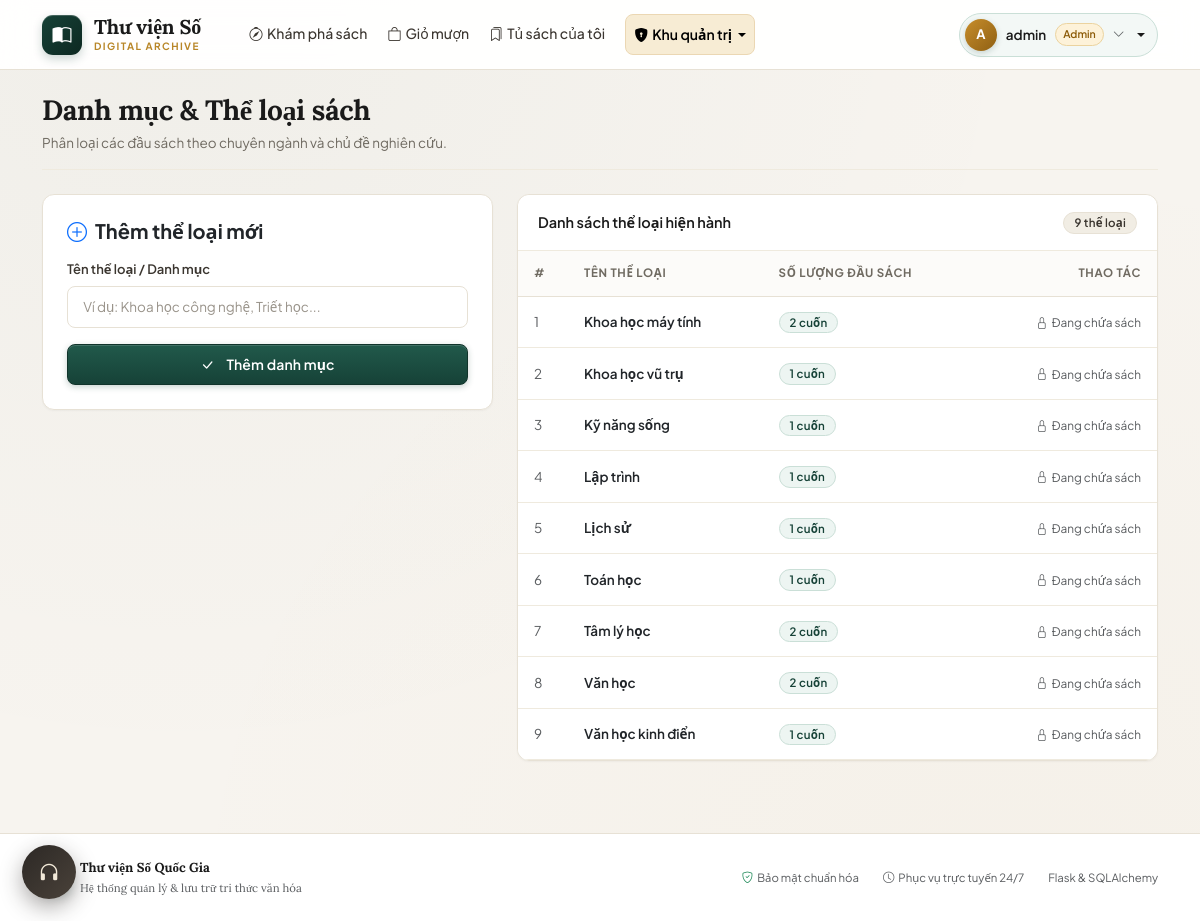
The app's page /admin/categories (signed in) with its own data.
### models.py (models this page shows, shortened)
class User(db.Model, UserMixin):
    __tablename__ = 'users'
    id = db.Column(db.Integer, primary_key=True)
    username = db.Column(db.String(80), unique=True, nullable=False, index=True)
    email = db.Column(db.String(120), unique=True, nullable=True)
    password_hash = db.Column(db.String(255), nullable=False)
    role = db.Column(db.String(20), nullable=False, default='user')
    is_active = db.Column(db.Boolean, nullable=False, default=True)
    created_at = db.Column(db.DateTime, default=now, nullable=False)
    borrow_requests = db.relationship('BorrowRequest', back_populates='user', lazy='dynamic')
    reviews = db.relationship('Review', back_populates='author', lazy='dynamic')
    @property
    def is_admin(self):
        return self.role == 'admin'

class Category(db.Model):
    __tablename__ = 'categories'
    id = db.Column(db.Integer, primary_key=True)
    name = db.Column(db.String(100), unique=True, nullable=False)
    books = db.relationship('Book', back_populates='category')

### admin.py (the view)
@admin_bp.route('/categories')
@admin_required
def categories():
    rows = (
        db.session.query(Category, db.func.count(Book.id))
        .outerjoin(Book, Book.category_id == Category.id)
        .group_by(Category.id)
        .order_by(Category.name)
        .all()
    )
    items = [{'category': cat, 'count': cnt} for cat, cnt in rows]
    return render_template('admin/categories.html', items=items)

### admin.py (called while the page is built)
def admin_required(view):
    @wraps(view)
    @login_required
    def wrapper(*args, **kwargs):
        if not current_user.is_admin:
            abort(403)
        return view(*args, **kwargs)
    return wrapper

### templates/admin/categories.html (shortened to what this page needs)
{% extends 'base.html' %}
{% block content %}
<div class="page-head">
  <div>
    <h1 class="page-title">Danh mục &amp; Thể loại sách</h1>
    <p class="page-sub">Phân loại các đầu sách theo chuyên ngành và chủ đề nghiên cứu.</p>
  </div>
</div>
<div class="row g-4">
  <div class="col-lg-5">
    <div class="card p-4">
      <h5 class="fw-bold mb-3"><i class="bi bi-plus-circle text-primary me-2"></i>Thêm thể loại mới</h5>
      <form method="post" action="{{ url_for('admin.category_add') }}">
        <div class="mb-3">
          <label for="cat-name" class="form-label">Tên thể loại / Danh mục</label>
          <input type="text" id="cat-name" name="name" class="form-control" required
                 placeholder="Ví dụ: Khoa học công nghệ, Triết học...">
        </div>
        <button type="submit" class="btn btn-primary w-100">
          <i class="bi bi-check-lg me-1"></i>Thêm danh mục
        </button>
      </form>
    </div>
  </div>
  <div class="col-lg-7">
    <div class="card overflow-hidden">
      <div class="card-header d-flex justify-content-between align-items-center">
        <span>Danh sách thể loại hiện hành</span>
        <span class="badge bg-secondary">{{ items|length }} thể loại</span>
      </div>
      <div class="table-responsive">
        <table class="table align-middle">
          <thead>
            <tr>
              <th style="width: 50px;">#</th>
              <th>Tên thể loại</th>
              <th>Số lượng đầu sách</th>
              <th class="text-end">Thao tác</th>
            </tr>
          </thead>
          <tbody>
            {% for item in items %}
            <tr>
              <td class="text-muted">{{ loop.index }}</td>
              <td>
                <span class="fw-semibold text-dark">{{ item.category.name }}</span>
              </td>
              <td>
                <span class="badge bg-primary">{{ item.count }} cuốn</span>
              </td>
              <td class="text-end">
                {% if item.count == 0 %}
                <form method="post" action="{{ url_for('admin.category_delete', cat_id=item.category.id) }}"
                      class="d-inline" data-confirm="Xóa thể loại “{{ item.category.name }}”?">
                  <button class="btn btn-sm btn-outline-danger">
                    <i class="bi bi-trash me-1"></i>Xóa
                  </button>
                </form>
                {% else %}
                <span class="text-muted small" title="Không thể xóa khi còn sách trong danh mục">
                  <i class="bi bi-lock me-1"></i>Đang chứa sách
                </span>
                {% endif %}
              </td>
            </tr>
            {% else %}
            <tr>
              <td colspan="4" class="text-center text-muted py-4">Chưa có danh mục nào.</td>
            </tr>
            {% endfor %}
          </tbody>
        </table>
      </div>
    </div>
  </div>
</div>
{% endblock %}

### templates/base.html (shortened to what this page needs)
<!doctype html>
<html lang="vi">
<head>
  <link href="https://cdn.jsdelivr.net/npm/bootstrap@5.3.3/dist/css/bootstrap.min.css" rel="stylesheet">
  <link href="https://cdn.jsdelivr.net/npm/bootstrap-icons@1.11.3/font/bootstrap-icons.min.css" rel="stylesheet">
  <link href="{{ url_for('static', filename='css/style.css') }}" rel="stylesheet">
</head>
<body>
{% set ep = request.endpoint or '' %}
<nav class="navbar navbar-expand-lg sticky-top">
  <div class="container">
    <a class="navbar-brand" href="{{ url_for('user.home') }}">
      <span class="brand-mark"><i class="bi bi-book-half"></i></span>
      <div class="brand-text">
        <span class="brand-name">Thư viện Số</span>
        <span class="brand-tag">DIGITAL ARCHIVE</span>
      </div>
    </a>
    <div class="collapse navbar-collapse" id="mainNav">
      <ul class="navbar-nav me-auto ps-lg-4 gap-lg-1">
        <li class="nav-item">
          <a class="nav-link {{ 'active' if ep == 'user.home' }}" href="{{ url_for('user.home') }}">
            <i class="bi bi-compass me-1"></i>Khám phá sách
          </a>
        </li>
        {% if current_user.is_authenticated %}
          {% if has_endpoint('user.cart') %}
          <li class="nav-item">
            <a class="nav-link position-relative {{ 'active' if ep == 'user.cart' }}" href="{{ url_for('user.cart') }}">
              <i class="bi bi-bag me-1"></i>Giỏ mượn
            </a>
          </li>
          {% endif %}
          {% if has_endpoint('user.dashboard') %}
          <li class="nav-item">
            <a class="nav-link {{ 'active' if ep == 'user.dashboard' }}" href="{{ url_for('user.dashboard') }}">
              <i class="bi bi-bookmarks me-1"></i>Tủ sách của tôi
            </a>
          </li>
          {% endif %}
        {% endif %}
        {% if current_user.is_authenticated and current_user.is_admin %}
        <li class="nav-item dropdown ms-lg-2">
          <a class="nav-link dropdown-toggle admin-nav-item {{ 'active' if ep.startswith('admin') }}" href="#"
             data-bs-toggle="dropdown" aria-expanded="false">
            <i class="bi bi-shield-lock-fill me-1"></i>Khu quản trị
          </a>
        </li>
        {% endif %}
      </ul>
      <ul class="navbar-nav align-items-lg-center gap-2">
        {% if current_user.is_authenticated %}
        <li class="nav-item dropdown">
          <a class="user-chip dropdown-toggle {{ 'is-admin' if current_user.is_admin else '' }}" href="#" data-bs-toggle="dropdown" aria-expanded="false">
            <span class="avatar">{{ current_user.username[:1]|upper }}</span>
            <span class="d-none d-lg-inline">{{ current_user.username }}</span>
            {% if current_user.is_admin %}
            <span class="user-badge-mini user-badge-admin">Admin</span>
            {% else %}
            <span class="user-badge-mini user-badge-user">Độc giả</span>
            {% endif %}
            <i class="bi bi-chevron-down small text-muted"></i>
          </a>
        </li>
        {% endif %}
      </ul>
    </div>
  </div>
</nav>
{% block page %}
<div class="container py-4 main-container">
  {% block content %}{% endblock %}
</div>
{% endblock %}
<footer class="site-footer">
  <div class="container d-flex flex-wrap justify-content-between align-items-center gap-3">
    <div class="brand-small">
      <span class="brand-mark"><i class="bi bi-book-half"></i></span>
      <div>
        <span>Thư viện Số Quốc Gia</span>
        <div class="small fw-normal text-muted">Hệ thống quản lý &amp; lưu trữ tri thức văn hóa</div>
      </div>
    </div>
    <div class="d-flex align-items-center gap-4 text-muted small">
      <span><i class="bi bi-shield-check text-success me-1"></i>Bảo mật chuẩn hóa</span>
      <span><i class="bi bi-clock me-1"></i>Phục vụ trực tuyến 24/7</span>
      <span>Flask &amp; SQLAlchemy</span>
    </div>
  </div>
</footer>
<div class="nook" id="nook" data-playing="">
  <button class="nook-fab" id="nookToggle" type="button"
          aria-expanded="false" aria-controls="nookPanel"
          title="Góc Đọc Sách — âm thanh nền & Chế độ Tập trung">
    <i class="bi bi-headphones"></i>
  </button>
</div>
</body>
</html>

### records on screen
User: username "A", username "admin"
Category: category.name "Khoa học máy tính"
Category: category.name "Khoa học vũ trụ"
Category: category.name "Kỹ năng sống"
Category: category.name "Lập trình"
Category: category.name "Lịch sử"
Category: category.name "Toán học"
Category: category.name "Tâm lý học"
Category: category.name "Văn học"
Category: category.name "Văn học kinh điển"

### other values on screen
{{ items|length }} "9"
{{ item.count }} "2" "1" "1" "1" "1" "1" "2" "2" "1"
